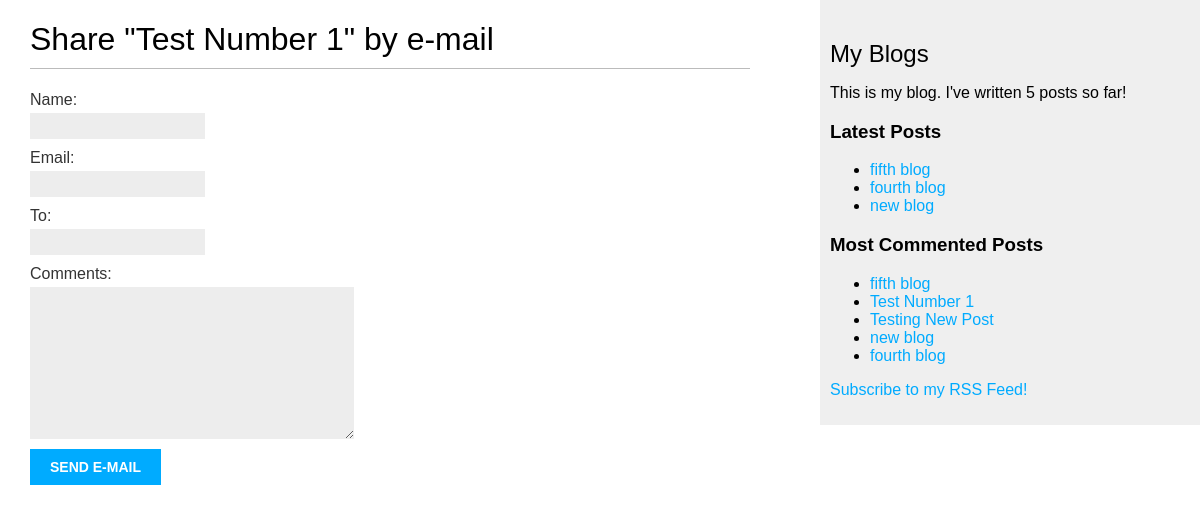
/blog/1/share, run on an earlier commit of the app's database.
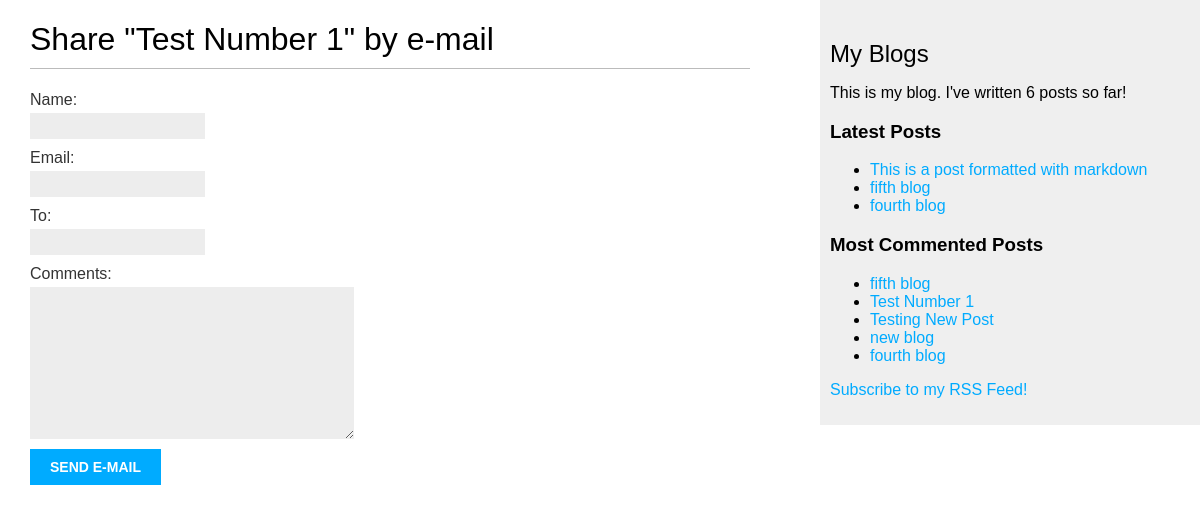
And on a later commit of the database.
### blog/models.py (models this page shows, shortened)
class Post(models.Model):
    STATUS_CHOICES = (
        ('draft', 'Draft'),
        ('published', 'Published'),
    )
    title = models.CharField(max_length=250)
    slug = models.SlugField(max_length=250,
                            unique_for_date='publish')
    author = models.ForeignKey(User,
                            on_delete=models.CASCADE,
                            related_name='blog_posts')
    body = models.TextField()
    publish = models.DateTimeField(default=timezone.now)
    created = models.DateTimeField(auto_now_add=True)
    updated = models.DateTimeField(auto_now=True)
    status = models.CharField(max_length=10,
                            choices=STATUS_CHOICES,
                            default='draft')
    objects = models.Manager()
    published = PublishedManager()
    tags = TaggableManager()
    def get_absolute_url(self):
        return reverse('blog:post_detail', args=[self.publish.year,
                                                self.publish.month,
                                                self.publish.day,
                                                self.slug])
    class Meta:
        ordering = ('-publish',)

### blog/views.py (the view)
# urls.py: path('<int:post_id>/share', views.post_share, name="post_share"),
def post_share(request, post_id):
    post = get_object_or_404(Post, id=post_id, status='published')
    sent = False
    if request.method == 'POST':
        form = EmailPostForm(request.POST)
        if form.is_valid():
            cd = form.cleaned_data
            post_url = request.build_absolute_uri(post.get_absolute_url())
            subject = f"{cd['name']} recommends you read {post.title}"
            message = f"Read {post.title} at {post_url}\n\n{cd['name']}'s comments: {cd['comments']}"
            send_mail(subject, message, 'cgarlick94@gmail.com', [cd['to']])
            sent = True
    else:
        form = EmailPostForm()
    return render(request, 'blog/post/share.html', {'post': post, 'form': form})

### blog/forms.py
class EmailPostForm(forms.Form):
    name = forms.CharField(max_length=25)
    email = forms.EmailField()
    to = forms.EmailField()
    comments = forms.CharField(required=False, widget=forms.Textarea)

### blog/models.py (called while the page is built)
    def get_queryset(self):
        return super(PublishedManager, self).get_queryset().filter(status='published')

### blog/templatetags/blog_tags.py (called while the page is built)
@register.simple_tag
def total_posts():
    return Post.published.count()

@register.inclusion_tag('blog/post/latest_posts.html')
def show_latest_posts(count=5):
    latest_posts = Post.published.order_by('-publish')[:count]
    return {'latest_posts': latest_posts}

@register.simple_tag
def get_most_commented_posts(count=5):
    return Post.published.annotate(total_comments=Count('comments')).order_by('-total_comments')[:count]

### blog/templates/blog/post/share.html (shortened to what this page needs)
{% extends 'blog/base.html' %}
{% block content %}
    {% if sent %}
        <h1>E-mail successfully sent</h1>
        <p>"{{ post.title }}" was successfully sent to {{ form.cleaned_data.to }}</p>
    {% else %}
        <h1>Share "{{ post.title }}" by e-mail</h1>
        <form method="post">
            {{ form.as_p }}
            <input type="submit" value="Send E-mail">
        </form>
    {% endif %}
{% endblock %}

### blog/templates/blog/base.html (shortened to what this page needs)
<!DOCTYPE html>
{% load blog_tags %}
{% load static %}
<html lang="en">
<head>
    <link rel="stylesheet" href="{% static 'css/blog.css' %}">
</head>
<body>
    <div id="content">
        {% block content %}
        {% endblock %}
    </div>
    <div id="sidebar">
        <h2>My Blogs</h2>
        <p>This is my blog. I've written {% total_posts %} posts so far!</p>
        <h3>Latest Posts</h3>
        {% show_latest_posts 3 %}
        <h3>Most Commented Posts</h3>
        {% get_most_commented_posts as most_commented_posts %}
        <ul>
            {% for post in most_commented_posts %}
                <li>
                    <a href="{{ post.get_absolute_url }}">{{ post.title }}</a>
                </li>
            {% endfor %}
        </ul>
        <p>
            <a href="{% url 'blog:post_feed' %}">Subscribe to my RSS Feed!</a>
        </p>
    </div>
</body>
</html>

### blog/templates/blog/post/latest_posts.html
<ul>
    {% for post in latest_posts %}
        <li>
            <a href="{{ post.get_absolute_url }}">{{ post.title }}</a>
        </li>
    {% endfor %}
</ul>

What changed in the data, as far as the page shows it:
no longer on one of the page's lists (row unchanged): Post: title "new blog"
added Post: title "This is a post formatted with markdown", shown under "Latest Posts"
Also different on the page:
text no longer shown: "5"
text now shown: "6"
